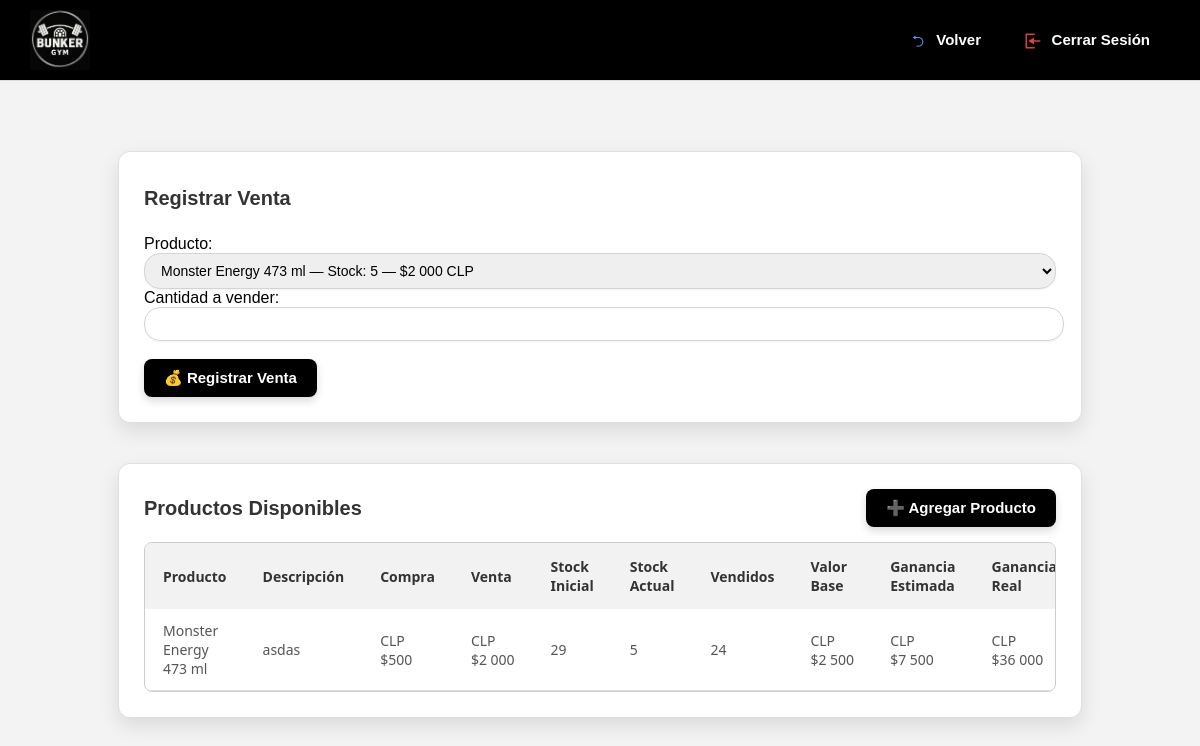
The page /productos/ (signed in) on the database its author committed.
### core/models.py (models this page shows, shortened)
class Producto(models.Model):
    nombre = models.CharField(max_length=100)
    descripcion = models.TextField(blank=True)
    precio_compra = models.DecimalField(max_digits=10, decimal_places=2)
    precio_venta = models.DecimalField(max_digits=10, decimal_places=2)
    stock = models.PositiveIntegerField(default=0)
    stock_inicial = models.PositiveIntegerField(null=True, blank=True)
    def valor_total_stock(self):
        return self.stock * self.precio_compra
    def estimado_ganancia(self):
        return self.stock * (self.precio_venta - self.precio_compra)
    def cantidad_vendida(self):
        if self.stock_inicial is not None:
            return self.stock_inicial - self.stock
        return 0
    def ganancia_real(self):
        return self.cantidad_vendida() * (self.precio_venta - self.precio_compra)

### core/views.py (the view)
    def wrapper(request, *args, **kwargs):
        admin_id = request.session.get('admin_id')
        if not admin_id:
            return redirect('login')
        try:
            request.admin = Admin.objects.get(id=admin_id)
        except Admin.DoesNotExist:
            return redirect('login')
        return view_func(request, *args, **kwargs)

### core/views.py (called while the page is built, shortened)
def admin_required(view_func):
    def wrapper(request, *args, **kwargs):
        admin_id = request.session.get('admin_id')
        if not admin_id:
            return redirect('login')
        try:
            request.admin = Admin.objects.get(id=admin_id)
        except Admin.DoesNotExist:
            return redirect('login')
        return view_func(request, *args, **kwargs)
    return wrapper

@admin_required
def productos(request):
    productos = Producto.objects.all()
    return render(request, 'core/productos.html', {'productos': productos})

### core/templates/core/productos.html (shortened to what this page needs)
{% extends 'core/home.html' %}
{% load static %}
{% load humanize %}
{% block content %}
<div class="contenido">
<div class="card-tabla">
<div style="display: flex; justify-content: space-between; align-items: center;">
        <h2 class="titulo-tabla" style=" margin-top: 10px;  margin-bottom: 25px;">Registrar Venta</h2>
    </div>
    <form method="POST">
        <label for="producto">Producto:</label>
        <select name="producto_id" class="select-bonito" required>
            {% for producto in productos %}
              <option value="{{ producto.id }}"> {{ producto.nombre }} — Stock: {{ producto.stock }} — ${{ producto.precio_venta|floatformat:0|intcomma }} CLP </option>
            {% endfor %}
        </select>
        <div class="campo-cantidad">
            <label for="cantidad" class="etiqueta-cantidad">Cantidad a vender:</label>
            <input type="number" name="cantidad" id="cantidad" min="1" class="input-bonito" required>
        </div>
        <br>
      <button type="submit" class="btn-global">💰 Registrar Venta</button>
    </form>
</div>
<div class="card-tabla">
    <div style="display: flex; justify-content: space-between; align-items: center;">
        <h2 class="titulo-tabla" style="margin: 0;">Productos Disponibles</h2>
        <a href="{% url 'agregar_producto' %}" class="btn-global">➕ Agregar Producto</a>
    </div>
    <div class="tabla-wrapper" style="margin-top: 15px;">
        <table class="tabla-clientes">
            <thead>
                <tr>
                    <th>Producto</th>
                    <th>Descripción</th>
                    <th>Compra</th>
                    <th>Venta</th>
                    <th>Stock Inicial</th>
                    <th>Stock Actual</th>
                    <th>Vendidos</th>
                    <th>Valor Base</th>
                    <th>Ganancia Estimada</th>
                    <th>Ganancia Real</th>
                </tr>
            </thead>
            <tbody>
                {% for producto in productos %}
                <tr>
                    <td>{{ producto.nombre }}</td>
                    <td>{{ producto.descripcion }}</td>
                    <td>CLP ${{ producto.precio_compra|floatformat:0|intcomma }}</td>
                    <td>CLP ${{ producto.precio_venta|floatformat:0|intcomma }}</td>
                    <td>{{ producto.stock_inicial }}</td>
                    <td>{{ producto.stock }}</td>
                    <td>{{ producto.cantidad_vendida }}</td>
                    <td>CLP ${{ producto.valor_total_stock|floatformat:0|intcomma }}</td>
                    <td>CLP ${{ producto.estimado_ganancia|floatformat:0|intcomma }}</td>
                    <td>CLP ${{ producto.ganancia_real|floatformat:0|intcomma }}</td>
                </tr>
                {% empty %}
                <tr><td colspan="11" class="mensaje-centrado">No hay productos registrados.</td></tr>
                {% endfor %}
            </tbody>
        </table>
    </div>
</div>
</div>
{% endblock %}

### core/static/core/css/styles.css (style rules this page uses)
body { margin: 0; font-family: Arial, sans-serif; background-color: #f3f3f3; }
.btn-global { background-color: #000; color: white; padding: 10px 20px; border: none; border-radius: 8px; font-weight: bold; font-size: 15px; cursor: pointer; text-decoration: none; transition: background-color 0.3s ease, transform 0.2s ease; display: inline-block; box-shadow: 0 4px 8px rgba(0, 0, 0, 0.15); }
.contenido { padding: 30px; }
.card-tabla { max-width: 80%; margin: 40px auto; padding: 25px; background-color: #ffffff; border-radius: 12px; box-shadow: 0 8px 20px rgba(0, 0, 0, 0.1); border: 1px solid #e0e0e0; }
.titulo-tabla { font-size: 20px; font-weight: bold; margin-bottom: 20px; color: #333; text-align: center; }
.tabla-wrapper { max-height: 400px; overflow-y: auto; border: 1px solid #ccc; border-radius: 8px; }
.tabla-clientes { width: 100%; border-collapse: collapse; font-family: 'Segoe UI', Tahoma, Geneva, Verdana, sans-serif; font-size: 14px; }
.tabla-clientes thead { background-color: #f2f2f2; position: sticky; top: 0; z-index: 1; }
.tabla-clientes th { padding: 14px 18px; text-align: left; font-weight: 600; color: #333; background-color: #f2f2f2; }
.tabla-clientes td { padding: 12px 18px; color: #555; border-bottom: 1px solid #ddd; }
.select-bonito { width: 100%; border: 1.5px solid #D1D5DB; border-radius: 1rem; padding: 0.5rem 0.75rem; font-size: 0.875rem; box-shadow: 0 1px 2px rgb(0 0 0 / 0.05); transition: border-color 0.2s ease, box-shadow 0.2s ease; }
.input-bonito { width: 98%; border: 1.5px solid #D1D5DB; border-radius: 1rem; padding: 0.5rem 0.75rem; font-size: 0.875rem; box-shadow: 0 1px 2px rgb(0 0 0 / 0.05); transition: border-color 0.2s ease, box-shadow 0.2s ease; }

### rows shown on the page
Producto: nombre "Monster Energy 473 ml", descripcion "asdas", precio_compra "500", precio_venta "2 000", stock_inicial "29", stock "5", cantidad_vendida "24", valor_total_stock "2 500", estimado_ganancia "7 500", ganancia_real "36 000"

### other values the page prints
form field producto_id "Monster Energy 473 ml — Stock: 5 — $2 000 CLP"
